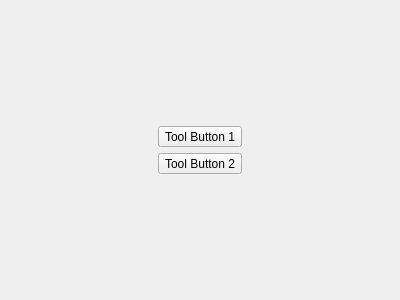
<?xml version="1.0" encoding="UTF-8"?>
<ui version="4.0">
 <class>TDcustomView</class>
 <widget class="QWidget" name="TDcustomView">
  <property name="geometry">
   <rect>
    <x>0</x>
    <y>0</y>
    <width>400</width>
    <height>300</height>
   </rect>
  </property>
  <property name="windowTitle">
   <string>TD Custom View</string>
  </property>
  <layout class="QVBoxLayout" name="verticalLayout_2">
   <item>
    <layout class="QVBoxLayout" name="verticalLayout">
     <item alignment="Qt::AlignHCenter">
      <widget class="QToolButton" name="toolButton_1">
       <property name="text">
        <string>Tool Button 1</string>
       </property>
      </widget>
     </item>
     <item alignment="Qt::AlignHCenter">
      <widget class="QToolButton" name="toolButton_2">
       <property name="text">
        <string>Tool Button 2</string>
       </property>
      </widget>
     </item>
    </layout>
   </item>
  </layout>
 </widget>
 <resources/>
 <connections/>
</ui>
